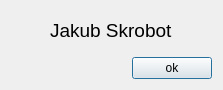
<?xml version="1.0" encoding="UTF-8"?>
<ui version="4.0">
 <class>Dialog</class>
 <widget class="QDialog" name="Dialog">
  <property name="geometry">
   <rect>
    <x>0</x>
    <y>0</y>
    <width>223</width>
    <height>90</height>
   </rect>
  </property>
  <property name="minimumSize">
   <size>
    <width>223</width>
    <height>90</height>
   </size>
  </property>
  <property name="maximumSize">
   <size>
    <width>223</width>
    <height>90</height>
   </size>
  </property>
  <property name="windowTitle">
   <string>Author</string>
  </property>
  <layout class="QVBoxLayout" name="verticalLayout_2">
   <item>
    <layout class="QHBoxLayout" name="horizontalLayout_2">
     <item>
      <layout class="QVBoxLayout" name="verticalLayout">
       <item>
        <spacer name="verticalSpacer_2">
         <property name="orientation">
          <enum>Qt::Orientation::Vertical</enum>
         </property>
         <property name="sizeHint" stdset="0">
          <size>
           <width>20</width>
           <height>40</height>
          </size>
         </property>
        </spacer>
       </item>
       <item>
        <layout class="QHBoxLayout" name="horizontalLayout_3">
         <item>
          <widget class="QLabel" name="label">
           <property name="minimumSize">
            <size>
             <width>122</width>
             <height>23</height>
            </size>
           </property>
           <property name="maximumSize">
            <size>
             <width>122</width>
             <height>23</height>
            </size>
           </property>
           <property name="font">
            <font>
             <pointsize>14</pointsize>
            </font>
           </property>
           <property name="text">
            <string>Jakub Skrobot</string>
           </property>
          </widget>
         </item>
        </layout>
       </item>
       <item>
        <spacer name="verticalSpacer">
         <property name="orientation">
          <enum>Qt::Orientation::Vertical</enum>
         </property>
         <property name="sizeHint" stdset="0">
          <size>
           <width>20</width>
           <height>40</height>
          </size>
         </property>
        </spacer>
       </item>
       <item>
        <layout class="QHBoxLayout" name="horizontalLayout">
         <item>
          <spacer name="horizontalSpacer">
           <property name="orientation">
            <enum>Qt::Orientation::Horizontal</enum>
           </property>
           <property name="sizeHint" stdset="0">
            <size>
             <width>40</width>
             <height>20</height>
            </size>
           </property>
          </spacer>
         </item>
         <item>
          <widget class="QPushButton" name="pushButton">
           <property name="text">
            <string>ok</string>
           </property>
          </widget>
         </item>
        </layout>
       </item>
      </layout>
     </item>
    </layout>
   </item>
  </layout>
 </widget>
 <resources/>
 <connections>
  <connection>
   <sender>pushButton</sender>
   <signal>clicked()</signal>
   <receiver>Dialog</receiver>
   <slot>close()</slot>
   <hints>
    <hint type="sourcelabel">
     <x>191</x>
     <y>69</y>
    </hint>
    <hint type="destinationlabel">
     <x>218</x>
     <y>55</y>
    </hint>
   </hints>
  </connection>
 </connections>
</ui>
